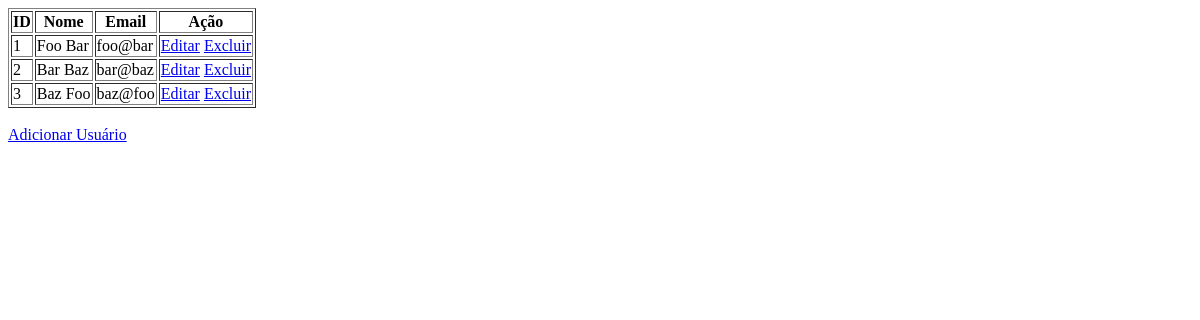
The app's page /, older data.
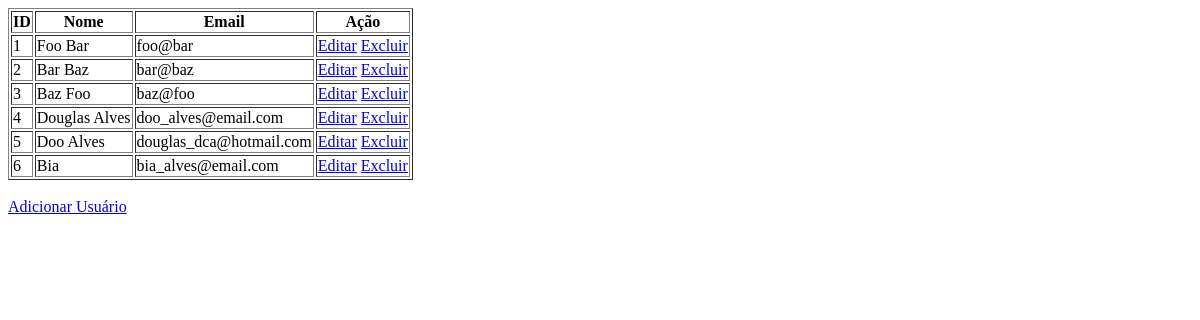
The same page, newer data.
### tables this page shows
CREATE TABLE users(
    id INTEGER PRIMARY KEY,
    name varchar(100) NOT NULL,
    email varchar(100) NOT NULL
);

### connection.php (called while the page is built, shortened)
<?php
class Connection {
    private $databaseFile;
    private $connection;
    public function __construct()
    {
        $this->databaseFile = realpath(__DIR__ . "/database/db.sqlite");
    }
    private function connect()
    {
        return $this->connection = new PDO("sqlite:{$this->databaseFile}", null, null, [PDO::ATTR_ERRMODE => PDO::ERRMODE_EXCEPTION]);
    }
    public function getConnection()
    {
        return $this->connection ?: $this->connection = $this->connect();
    }
    public function query($query)
    {
        $result      = $this->getConnection()->query($query);
        $result->setFetchMode(PDO::FETCH_INTO, new stdClass);
        return $result;
    }
}

### index.php (the view)
<?php
include 'header.php';
require 'connection.php';
$connection = new Connection();
$users = $connection->query("SELECT * FROM users");
echo "<table border='1'>
    <tr>
        <th>ID</th>
        <th>Nome</th>
        <th>Email</th>
        <th>Ação</th>
    </tr>
";
foreach($users as $user) {
    echo sprintf("<tr>
                      <td>%s</td>
                      <td>%s</td>
                      <td>%s</td>
                      <td>
                           <a href='post.php?id=%s'>Editar</a>
                           <a href='#'>Excluir</a>
                      </td>
                   </tr>",
        $user->id, $user->name, $user->email, $user->id);
}
echo "</table><br>";
echo "<a href='post.php'>Adicionar Usuário</a>";
include 'footer.php';

### header.php (shortened to what this page needs)
<html>
    <head>
    </head>
    <body>

Row changes from the older to the newer data that the page shows:
added users: id "4", name "Douglas Alves", email "doo_alves@email.com"
added users: id "5", name "Doo Alves", email "douglas_dca@hotmail.com"
added users: id "6", name "Bia", email "bia_alves@email.com"
